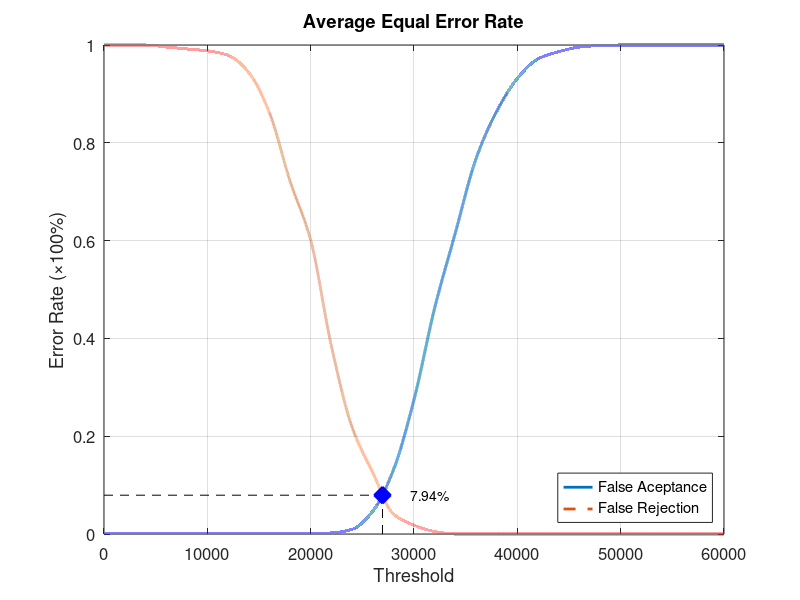
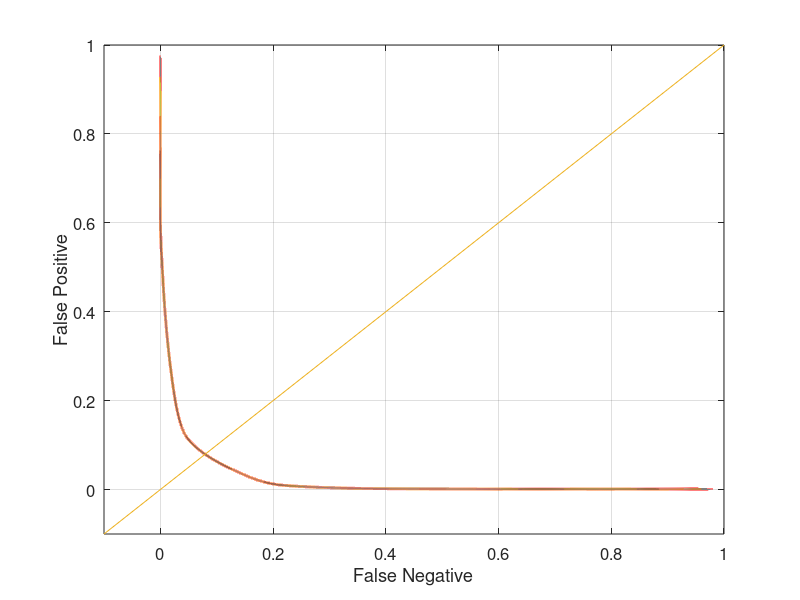

Here is the MATLAB script that generated these plots, in order:
function yEER = Database2Average
close all;
clear;
clc;
x = 0:2000:60000;
xq = 0:0.5:60000;

y0 = [0 0.00105263 0.00105263 0.00105263 0.00105263 0.00105263 0.00105263 0.00105263 0.00105263 0.00105263 0.00105263 0.00210526 0.00947368 0.0463158 0.130526 0.274737 0.462105 0.61579 0.767368 0.86421 0.931579 0.971579 0.986316 0.99579 0.998947 1 1 1 1 1 1];
yy0 = interp1(x, y0, xq, 'pchip');
y1 = [1 1 1 0.996 0.992 0.988 0.979 0.944 0.862 0.722 0.601 0.385 0.219 0.126 0.041 0.018 0.005 0 0 0 0 0 0 0 0 0 0 0 0 0 0];
yy1 = interp1(x, y1, xq, 'pchip');

% Calculating EER: 
y2 = abs(y0 - y1);
find(y2 == min(y2))
yy2 = abs(yy0 - yy1);
xEER = find(yy2 == min(yy2));
xEERIndex = xq(xEER) % X-axis EER
yEER = yy0(xEER) % Y-axis EER

main = figure
plot(xq, yy0,'-','LineWidth', 2);	hold on
plot(xq, yy1,'--','LineWidth', 2);	hold on
plot([xEERIndex xEERIndex], [0 yEER], 'k--');	hold on
plot([0 xEERIndex], [yEER yEER], 'k--');	hold on
plot(xEERIndex, yEER, 'bx', 'LineWidth', 10);	hold on
text(xEERIndex + 10 * xEERIndex / 100, yEER, [num2str(round((10000 * yEER)) / 100) '%'])
legend('False Aceptance', 'False Rejection', 'Location', 'SouthEast')
xlabel('Threshold')
ylabel('Error Rate (\times100%)')
title('Average Equal Error Rate')
set(gca, 'FontSize', 12)
axis([0 60000 0 1])
grid on

print(main, 'Database2AverageMain', '-dpng');
FNRxFPR = figure('Color', [1 1 1]);
plot(yy1, yy0, '-', yy1, yy0, 'LineWidth', 2);
hold on
y = -0.1:0.1:1
plot(y, y); 
set(gca, 'FontSize', 12)
xlabel('False Negative')
ylabel('False Positive')
axis([-0.1 1 -0.1 1])
set(gca, 'FontSize', 12)
grid on

print(FNRxFPR, 'Database2AverageFNRxFPR','-dpng');
end
